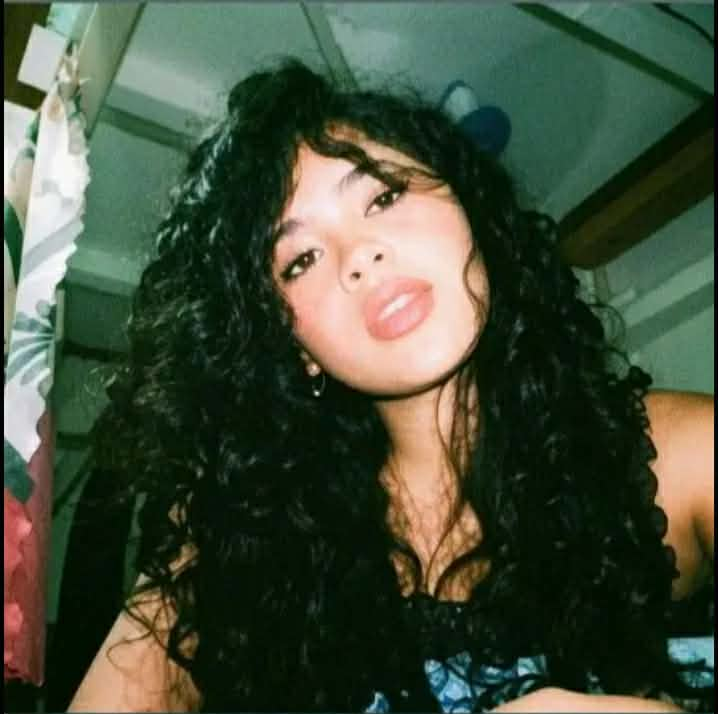
#> input picture frontend/src/assets/Ijay.jpg, 718 x 714 px
$ python -i face_utils.py   (imports and definitions only)
#> lines starting #> are read from the running program, lines starting #| are printed output that depends on the picture
"""Face recognition helpers using OpenCV (Haar cascade) + ORB descriptor matching
plus SSIM as a secondary check. Lightweight, no external face-embedding model.
"""
import base64
import io
import re
import numpy as np
import cv2
from skimage.metrics import structural_similarity as ssim


FACE_SIZE = 200  # cropped, normalized face size in pixels
SSIM_THRESHOLD = 0.40  # >=  this is "same"
ORB_MATCH_THRESHOLD = 25  # >=  this many good matches => "same"


# [16 lines left out: function _decode_data_url, not called in this run]


def _detect_and_crop(img_bgr: np.ndarray) -> np.ndarray:
    """Detect a single face, return a normalized grayscale crop (FACE_SIZE x FACE_SIZE)."""
    gray = cv2.cvtColor(img_bgr, cv2.COLOR_BGR2GRAY)
    cascade_path = cv2.data.haarcascades + "haarcascade_frontalface_default.xml"
    cascade = cv2.CascadeClassifier(cascade_path)
    faces = cascade.detectMultiScale(gray, scaleFactor=1.2, minNeighbors=5, minSize=(60, 60))
    if len(faces) == 0:
        raise ValueError("no face detected in the image. Please look at the camera.")
    # use the largest face
    x, y, w, h = max(faces, key=lambda r: r[2] * r[3])
    crop = gray[y:y + h, x:x + w]
    crop = cv2.resize(crop, (FACE_SIZE, FACE_SIZE))
    crop = cv2.equalizeHist(crop)
    return crop


# [43 lines left out: functions encode_face, _crop_from_bytes, verify_face, not called in this run]

>>> import cv2
>>> picture = cv2.imread('../../frontend/src/assets/Ijay.jpg')
#> picture is the input picture: shape (714, 718, 3); mean B, G, R 59.3, 78.8, 67.6
>>> result = _detect_and_crop(picture)
#> in _detect_and_crop, `gray = cv2.cvtColor(img_bgr, cv2.COLOR_BGR2GRAY)`:
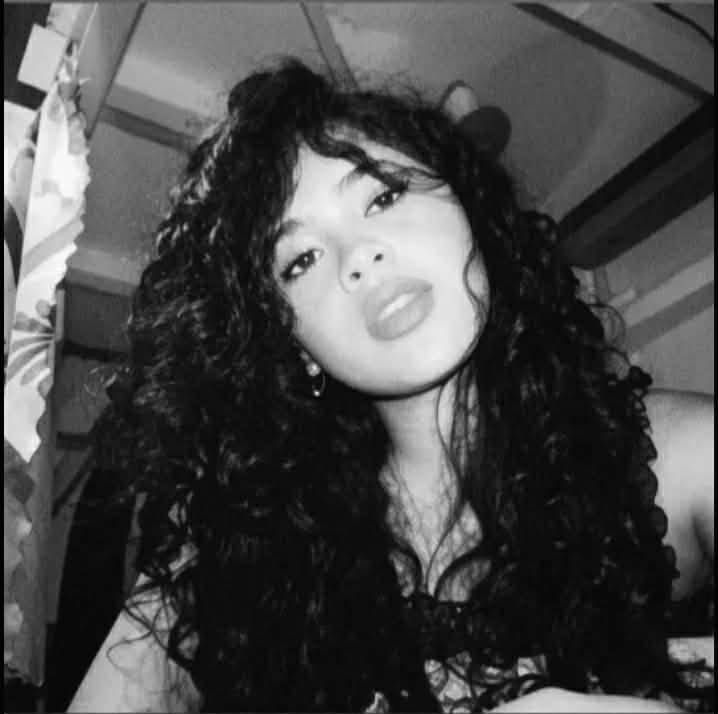
#> gray: shape (714, 718); min 0, max 254, mean 73.2
#> in _detect_and_crop, `faces = cascade.detectMultiScale(gray, scaleFactor=1.2, minNeighbors=5..`: faces = ()
#> (the run stopped early here; a loop or call above may not have finished)

$ run again, on frontend/src/assets/lawrence.jpg
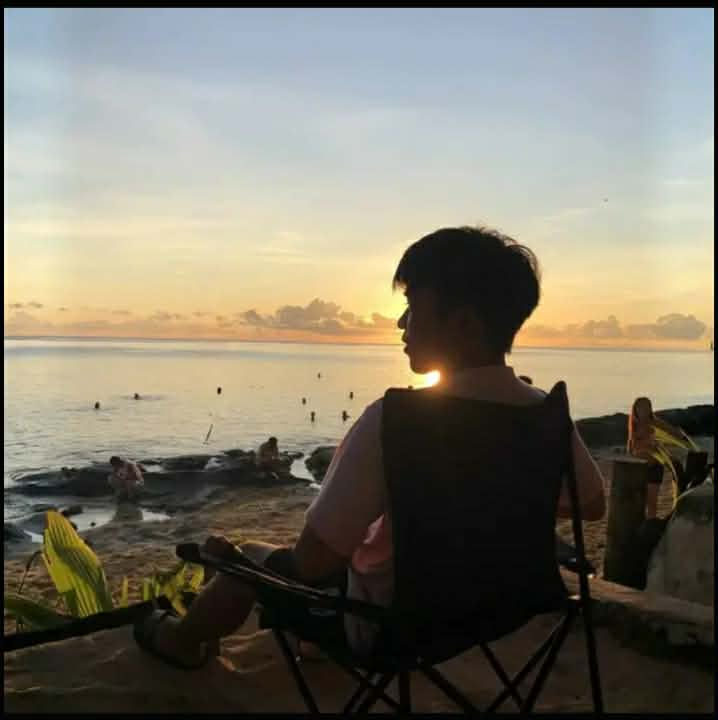
#> input picture frontend/src/assets/lawrence.jpg, 718 x 720 px
#> picture is the input picture: shape (720, 718, 3); mean B, G, R 107.1, 120.5, 124.6
#> in _detect_and_crop, `gray = cv2.cvtColor(img_bgr, cv2.COLOR_BGR2GRAY)`:
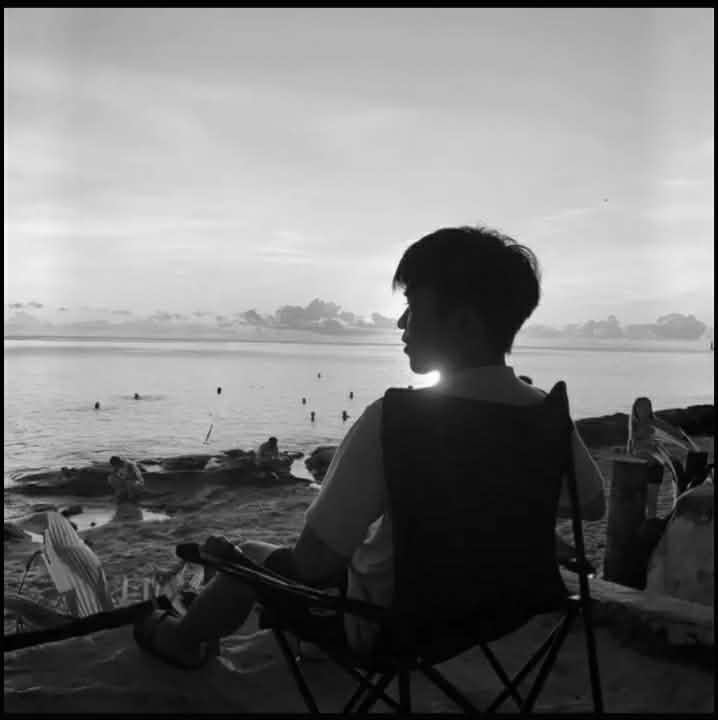
#> gray: shape (720, 718); min 0, max 255, mean 120.2
#> faces = ()

$ run again, on frontend/src/assets/lebron.jpg
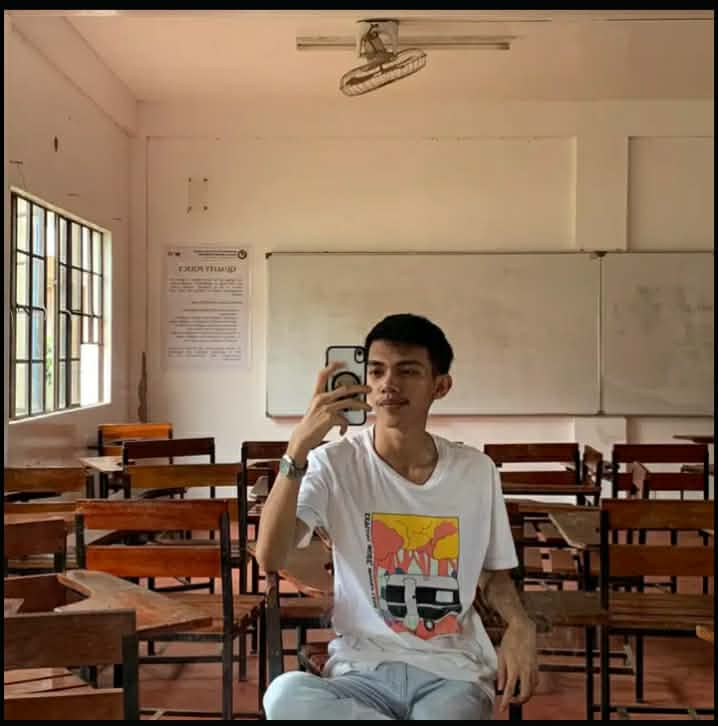
#> input picture frontend/src/assets/lebron.jpg, 718 x 726 px
#> picture is the input picture: shape (726, 718, 3); mean B, G, R 88.6, 110.5, 137.1
#> in _detect_and_crop, `gray = cv2.cvtColor(img_bgr, cv2.COLOR_BGR2GRAY)`:
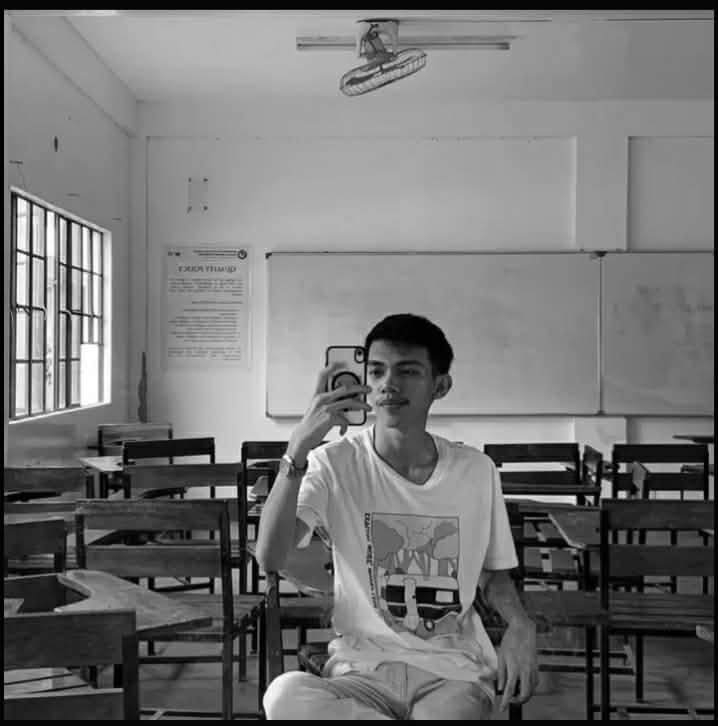
#> gray: shape (726, 718); min 0, max 255, mean 116
#> faces = [[353, 339, 79, 79]]
#> x = 353; y = 339; w = 79
#> in _detect_and_crop, `crop = cv2.equalizeHist(crop)`:
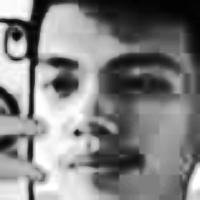
#> crop: shape (200, 200); min 0, max 255, mean 128.6
